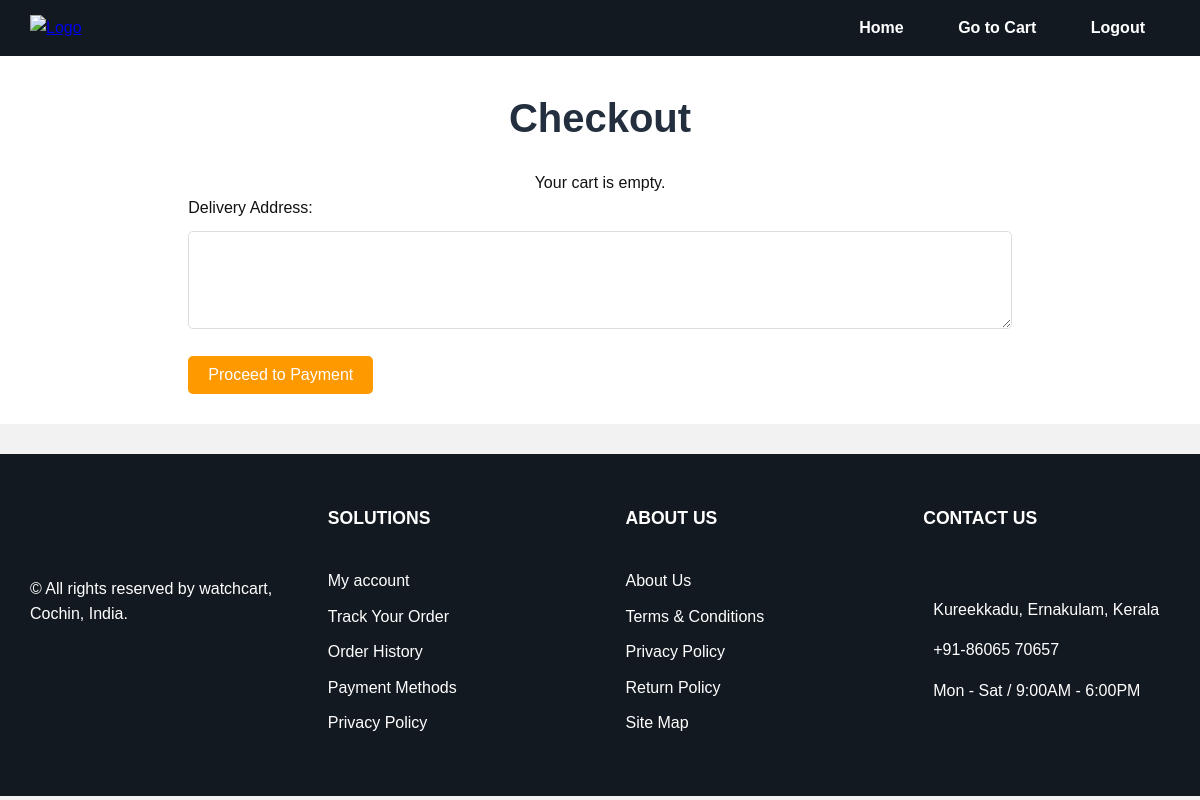
Before: /checkout/ (signed in) with the older database file.
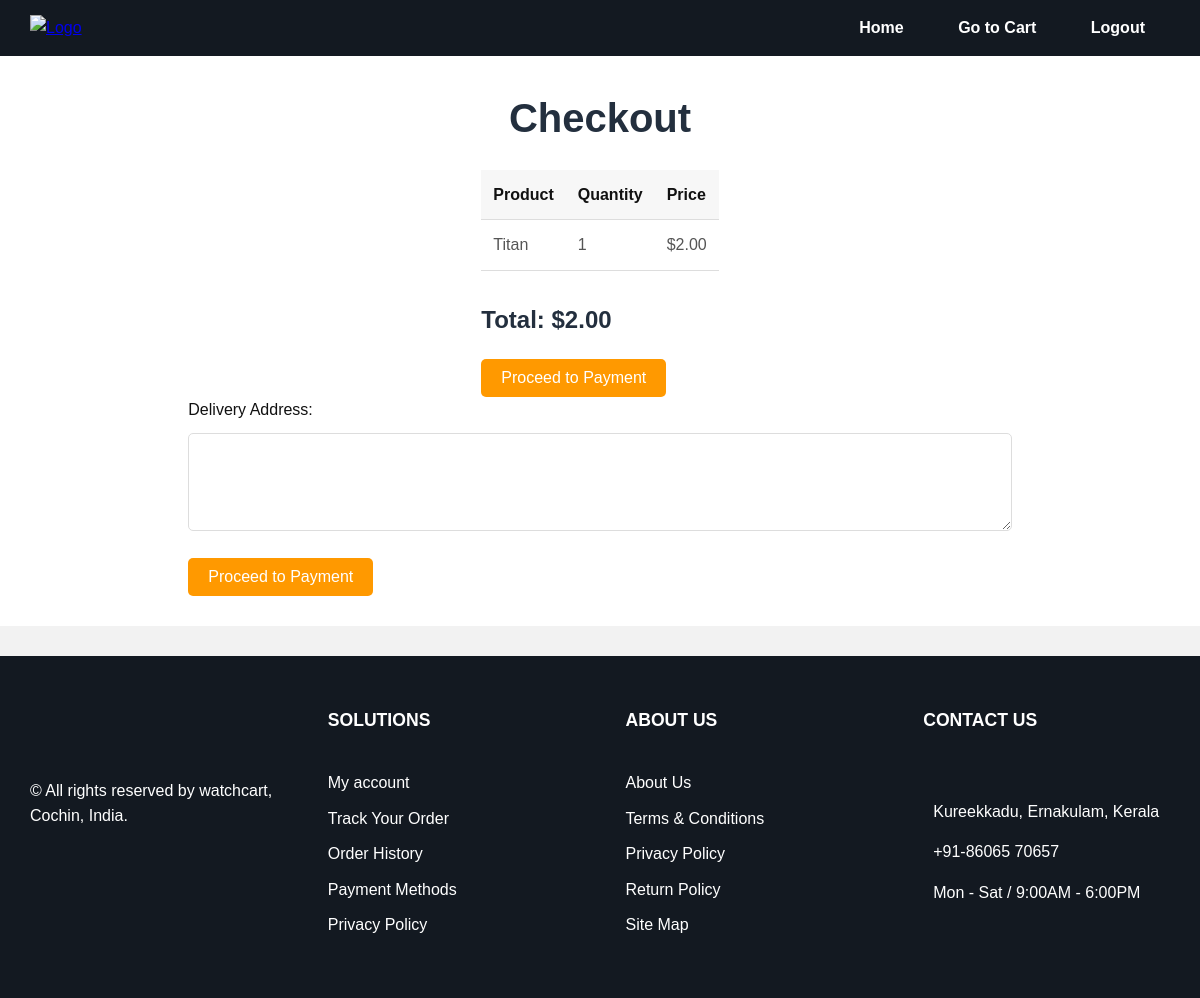
After: the same page with the newer database file.
### eapp/models.py (models this page shows, shortened)
class Cart(models.Model):
    user = models.ForeignKey(User, on_delete=models.CASCADE)
    product = models.ForeignKey(Gallery, on_delete=models.CASCADE)
    quantity = models.PositiveIntegerField(default=1)

class Gallery(models.Model):
    title1 = models.CharField(max_length=100)
    title2 = models.CharField(max_length=100)
    title3 = models.CharField(max_length=100)
    feedimage = models.ImageField(upload_to='gallery_images/')
    quantity = models.IntegerField(default=0)  # Add quantity field to track stock
    user = models.ForeignKey(User, on_delete=models.CASCADE)  # Seller user

### eapp/views.py (the view, shortened to what this page needs)
# urls.py: path('checkout/', views.checkout, name='checkout'),
@login_required
def checkout(request):
    cart_items = Cart.objects.filter(user=request.user)
    total_price = sum(item.product.quantity * item.quantity for item in cart_items)
    return render(request, 'checkout.html', {
        'cart_items': cart_items,
        'total_price': total_price
    })

### templates/checkout.html (shortened to what this page needs)
{% load static %}
<!DOCTYPE html>
<html lang="en">
<head>
    <link rel="stylesheet" href="{% static 'css/checkout.css' %}">
</head>
<body>
    <nav class="navbar">
        <div class="logo">
            <a href="{% url 'index' %}"><img src="{% static 'images/logo.png' %}" alt="Logo" class="logo-img"></a>
        </div>
        <div class="nav-links">
            <a href="{% url 'index' %}">Home</a>
            <a href="{% url 'cart' %}">Go to Cart</a>
            <a href="{% url 'logout' %}">Logout</a>
        </div>
    </nav>
    <div class="main-content">
        <h1>Checkout</h1>
        <div class="cart-items">
            {% if cart_items %}
                <table>
                    <thead>
                        <tr>
                            <th>Product</th>
                            <th>Quantity</th>
                            <th>Price</th>
                        </tr>
                    </thead>
                    <tbody>
                        {% for item in cart_items %}
                        <tr>
                            <td>{{ item.product.title1 }}</td>
                            <td>{{ item.quantity }}</td>
                            <td>${{ item.product.quantity|floatformat:2 }}</td>
                        </tr>
                        {% endfor %}
                    </tbody>
                </table>
                <h3>Total: ${{ total_price|floatformat:2 }}</h3>
                <form method="POST">
                    <button type="submit">Proceed to Payment</button>
                </form>
            {% else %}
                <p>Your cart is empty.</p>
            {% endif %}
        </div>
        <form method="POST">
          <label for="address">Delivery Address:</label>
          <textarea name="address" id="address" rows="4" cols="50" required></textarea>
          <button type="submit">Proceed to Payment</button>
      </form>
    </div>
    <div class="foot">
        <div class="foot1">
          <ul style="list-style-type: none;">
            <li><img src="./images/logo.png" alt=""></li>
            <li><img src="./images/foot1.jpeg" alt="" class="footimg"></li>
            <li>© All rights reserved by watchcart, Cochin, India.</li>
          </ul>
        </div>
        <div class="foot2">
          <ul style="list-style-type: none;">
            <li><b>SOLUTIONS</b></li>
            <br>
            <li>My account</li>
            <li>Track Your Order</li>
            <li>Order History</li>
            <li>Payment Methods</li>
            <li>Privacy Policy</li>
          </ul>
        </div>
        <div class="foot3">
          <ul style="list-style-type: none;">
            <li><b>ABOUT US</b></li>
            <br>
            <li>About Us</li>
            <li> Terms & Conditions</li>
            <li>Privacy Policy</li>
            <li>Return Policy</li>
            <li> Site Map</li>
          </ul>
        </div>
        <div class="foot4">
          <ul style="list-style-type:none">
            <li><b>CONTACT US</b></li>
            <br><br>
            <li>
              Kureekkadu, Ernakulam, Kerala</li>
            <li>  +91-86065 70657</li>
            <li>  Mon - Sat / 9:00AM - 6:00PM</li>
          </ul>
        </div>
      </div>
</body>
</html>

Changed rows visible on the page:
added Cart: product.title1 "Titan", quantity "1", product.quantity "2.00"
Other visible differences:
{{ total_price|floatformat:2 }}: (not shown) → "2.00"
text no longer shown: "Your cart is empty."
text now shown: "Product Quantity Price Total: $ Proceed to Payment"
